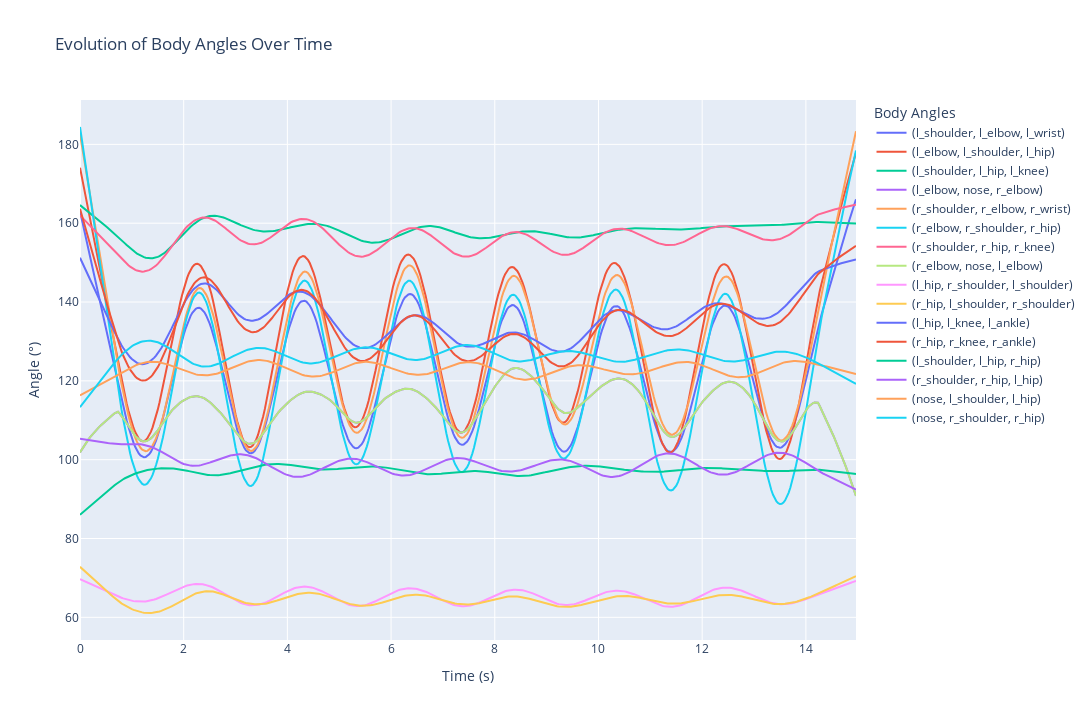

The notebook cell saved with this chart:
### Markdown cell above
### Angle features

### Code cell
plot_angle_evolution(angle_series)

### Figure 1 — Plotly figure (JSON) as saved in the notebook; plotly's stock layout.template omitted (floating-point values rounded to 4 significant figures; data arrays with more than 128 entries replaced by an {"elided": "..."} marker saying what was removed)
{"data": [{"hovertemplate": "first: LEFT_SHOULDER<br>mid: LEFT_ELBOW<br>end: LEFT_WRIST<br>time: %{x:.2f}s<br>angle: %{y:.2f}°", "mode": "lines", "name": "(l_shoulder, l_elbow, l_wrist)", "type": "scatter", "x": {"elided": "450 float values"}, "y": {"elided": "450 float values"}}, {"hovertemplate": "first: LEFT_ELBOW<br>mid: LEFT_SHOULDER<br>end: LEFT_HIP<br>time: %{x:.2f}s<br>angle: %{y:.2f}°", "mode": "lines", "name": "(l_elbow, l_shoulder, l_hip)", "type": "scatter", "x": {"elided": "450 float values"}, "y": {"elided": "450 float values"}}, {"hovertemplate": "first: LEFT_SHOULDER<br>mid: LEFT_HIP<br>end: LEFT_KNEE<br>time: %{x:.2f}s<br>angle: %{y:.2f}°", "mode": "lines", "name": "(l_shoulder, l_hip, l_knee)", "type": "scatter", "x": {"elided": "450 float values"}, "y": {"elided": "450 float values"}}, {"hovertemplate": "first: LEFT_ELBOW<br>mid: NOSE<br>end: RIGHT_ELBOW<br>time: %{x:.2f}s<br>angle: %{y:.2f}°", "mode": "lines", "name": "(l_elbow, nose, r_elbow)", "type": "scatter", "x": {"elided": "450 float values"}, "y": {"elided": "450 float values"}}, {"hovertemplate": "first: RIGHT_SHOULDER<br>mid: RIGHT_ELBOW<br>end: RIGHT_WRIST<br>time: %{x:.2f}s<br>angle: %{y:.2f}°", "mode": "lines", "name": "(r_shoulder, r_elbow, r_wrist)", "type": "scatter", "x": {"elided": "450 float values"}, "y": {"elided": "450 float values"}}, {"hovertemplate": "first: RIGHT_ELBOW<br>mid: RIGHT_SHOULDER<br>end: RIGHT_HIP<br>time: %{x:.2f}s<br>angle: %{y:.2f}°", "mode": "lines", "name": "(r_elbow, r_shoulder, r_hip)", "type": "scatter", "x": {"elided": "450 float values"}, "y": {"elided": "450 float values"}}, {"hovertemplate": "first: RIGHT_SHOULDER<br>mid: RIGHT_HIP<br>end: RIGHT_KNEE<br>time: %{x:.2f}s<br>angle: %{y:.2f}°", "mode": "lines", "name": "(r_shoulder, r_hip, r_knee)", "type": "scatter", "x": {"elided": "450 float values"}, "y": {"elided": "450 float values"}}, {"hovertemplate": "first: RIGHT_ELBOW<br>mid: NOSE<br>end: LEFT_ELBOW<br>time: %{x:.2f}s<br>angle: %{y:.2f}°", "mode": "lines", "name": "(r_elbow, nose, l_elbow)", "type": "scatter", "x": {"elided": "450 float values"}, "y": {"elided": "450 float values"}}, {"hovertemplate": "first: LEFT_HIP<br>mid: RIGHT_SHOULDER<br>end: LEFT_SHOULDER<br>time: %{x:.2f}s<br>angle: %{y:.2f}°", "mode": "lines", "name": "(l_hip, r_shoulder, l_shoulder)", "type": "scatter", "x": {"elided": "450 float values"}, "y": {"elided": "450 float values"}}, {"hovertemplate": "first: RIGHT_HIP<br>mid: LEFT_SHOULDER<br>end: RIGHT_SHOULDER<br>time: %{x:.2f}s<br>angle: %{y:.2f}°", "mode": "lines", "name": "(r_hip, l_shoulder, r_shoulder)", "type": "scatter", "x": {"elided": "450 float values"}, "y": {"elided": "450 float values"}}, {"hovertemplate": "first: LEFT_HIP<br>mid: LEFT_KNEE<br>end: LEFT_ANKLE<br>time: %{x:.2f}s<br>angle: %{y:.2f}°", "mode": "lines", "name": "(l_hip, l_knee, l_ankle)", "type": "scatter", "x": {"elided": "450 float values"}, "y": {"elided": "450 float values"}}, {"hovertemplate": "first: RIGHT_HIP<br>mid: RIGHT_KNEE<br>end: RIGHT_ANKLE<br>time: %{x:.2f}s<br>angle: %{y:.2f}°", "mode": "lines", "name": "(r_hip, r_knee, r_ankle)", "type": "scatter", "x": {"elided": "450 float values"}, "y": {"elided": "450 float values"}}, {"hovertemplate": "first: LEFT_SHOULDER<br>mid: LEFT_HIP<br>end: RIGHT_HIP<br>time: %{x:.2f}s<br>angle: %{y:.2f}°", "mode": "lines", "name": "(l_shoulder, l_hip, r_hip)", "type": "scatter", "x": {"elided": "450 float values"}, "y": {"elided": "450 float values"}}, {"hovertemplate": "first: RIGHT_SHOULDER<br>mid: RIGHT_HIP<br>end: LEFT_HIP<br>time: %{x:.2f}s<br>angle: %{y:.2f}°", "mode": "lines", "name": "(r_shoulder, r_hip, l_hip)", "type": "scatter", "x": {"elided": "450 float values"}, "y": {"elided": "450 float values"}}, {"hovertemplate": "first: NOSE<br>mid: LEFT_SHOULDER<br>end: LEFT_HIP<br>time: %{x:.2f}s<br>angle: %{y:.2f}°", "mode": "lines", "name": "(nose, l_shoulder, l_hip)", "type": "scatter", "x": {"elided": "450 float values"}, "y": {"elided": "450 float values"}}, {"hovertemplate": "first: NOSE<br>mid: RIGHT_SHOULDER<br>end: RIGHT_HIP<br>time: %{x:.2f}s<br>angle: %{y:.2f}°", "mode": "lines", "name": "(nose, r_shoulder, r_hip)", "type": "scatter", "x": {"elided": "450 float values"}, "y": {"elided": "450 float values"}}], "layout": {"height": 720, "hovermode": "closest", "legend": {"title": {"text": "Body Angles"}}, "title": {"text": "Evolution of Body Angles Over Time"}, "width": 1280, "xaxis": {"title": {"text": "Time (s)"}}, "yaxis": {"title": {"text": "Angle (°)"}}}}
